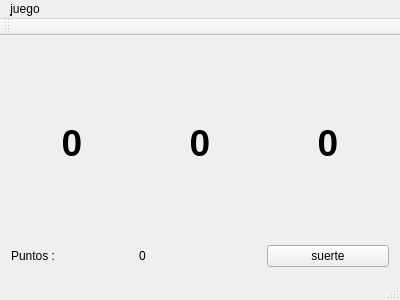
<?xml version="1.0" encoding="UTF-8"?>
<ui version="4.0">
 <class>MainWindow</class>
 <widget class="QMainWindow" name="MainWindow">
  <property name="geometry">
   <rect>
    <x>0</x>
    <y>0</y>
    <width>400</width>
    <height>300</height>
   </rect>
  </property>
  <property name="windowTitle">
   <string>MainWindow</string>
  </property>
  <widget class="QWidget" name="centralWidget">
   <layout class="QGridLayout" name="gridLayout">
    <item row="0" column="2">
     <widget class="QLabel" name="label_2">
      <property name="palette">
       <palette>
        <active>
         <colorrole role="WindowText">
          <brush brushstyle="SolidPattern">
           <color alpha="255">
            <red>0</red>
            <green>0</green>
            <blue>0</blue>
           </color>
          </brush>
         </colorrole>
         <colorrole role="Button">
          <brush brushstyle="SolidPattern">
           <color alpha="255">
            <red>243</red>
            <green>1</green>
            <blue>12</blue>
           </color>
          </brush>
         </colorrole>
         <colorrole role="Light">
          <brush brushstyle="SolidPattern">
           <color alpha="255">
            <red>255</red>
            <green>110</green>
            <blue>117</blue>
           </color>
          </brush>
         </colorrole>
         <colorrole role="Midlight">
          <brush brushstyle="SolidPattern">
           <color alpha="255">
            <red>249</red>
            <green>55</green>
            <blue>64</blue>
           </color>
          </brush>
         </colorrole>
         <colorrole role="Dark">
          <brush brushstyle="SolidPattern">
           <color alpha="255">
            <red>121</red>
            <green>0</green>
            <blue>6</blue>
           </color>
          </brush>
         </colorrole>
         <colorrole role="Mid">
          <brush brushstyle="SolidPattern">
           <color alpha="255">
            <red>162</red>
            <green>0</green>
            <blue>8</blue>
           </color>
          </brush>
         </colorrole>
         <colorrole role="Text">
          <brush brushstyle="SolidPattern">
           <color alpha="255">
            <red>0</red>
            <green>0</green>
            <blue>0</blue>
           </color>
          </brush>
         </colorrole>
         <colorrole role="BrightText">
          <brush brushstyle="SolidPattern">
           <color alpha="255">
            <red>255</red>
            <green>255</green>
            <blue>255</blue>
           </color>
          </brush>
         </colorrole>
         <colorrole role="ButtonText">
          <brush brushstyle="SolidPattern">
           <color alpha="255">
            <red>0</red>
            <green>0</green>
            <blue>0</blue>
           </color>
          </brush>
         </colorrole>
         <colorrole role="Base">
          <brush brushstyle="SolidPattern">
           <color alpha="255">
            <red>255</red>
            <green>255</green>
            <blue>255</blue>
           </color>
          </brush>
         </colorrole>
         <colorrole role="Window">
          <brush brushstyle="SolidPattern">
           <color alpha="255">
            <red>243</red>
            <green>1</green>
            <blue>12</blue>
           </color>
          </brush>
         </colorrole>
         <colorrole role="Shadow">
          <brush brushstyle="SolidPattern">
           <color alpha="255">
            <red>0</red>
            <green>0</green>
            <blue>0</blue>
           </color>
          </brush>
         </colorrole>
         <colorrole role="AlternateBase">
          <brush brushstyle="SolidPattern">
           <color alpha="255">
            <red>249</red>
            <green>128</green>
            <blue>133</blue>
           </color>
          </brush>
         </colorrole>
         <colorrole role="ToolTipBase">
          <brush brushstyle="SolidPattern">
           <color alpha="255">
            <red>255</red>
            <green>255</green>
            <blue>220</blue>
           </color>
          </brush>
         </colorrole>
         <colorrole role="ToolTipText">
          <brush brushstyle="SolidPattern">
           <color alpha="255">
            <red>0</red>
            <green>0</green>
            <blue>0</blue>
           </color>
          </brush>
         </colorrole>
        </active>
        <inactive>
         <colorrole role="WindowText">
          <brush brushstyle="SolidPattern">
           <color alpha="255">
            <red>0</red>
            <green>0</green>
            <blue>0</blue>
           </color>
          </brush>
         </colorrole>
         <colorrole role="Button">
          <brush brushstyle="SolidPattern">
           <color alpha="255">
            <red>243</red>
            <green>1</green>
            <blue>12</blue>
           </color>
          </brush>
         </colorrole>
         <colorrole role="Light">
          <brush brushstyle="SolidPattern">
           <color alpha="255">
            <red>255</red>
            <green>110</green>
            <blue>117</blue>
           </color>
          </brush>
         </colorrole>
         <colorrole role="Midlight">
          <brush brushstyle="SolidPattern">
           <color alpha="255">
            <red>249</red>
            <green>55</green>
            <blue>64</blue>
           </color>
          </brush>
         </colorrole>
         <colorrole role="Dark">
          <brush brushstyle="SolidPattern">
           <color alpha="255">
            <red>121</red>
            <green>0</green>
            <blue>6</blue>
           </color>
          </brush>
         </colorrole>
         <colorrole role="Mid">
          <brush brushstyle="SolidPattern">
           <color alpha="255">
            <red>162</red>
            <green>0</green>
            <blue>8</blue>
           </color>
          </brush>
         </colorrole>
         <colorrole role="Text">
          <brush brushstyle="SolidPattern">
           <color alpha="255">
            <red>0</red>
            <green>0</green>
            <blue>0</blue>
           </color>
          </brush>
         </colorrole>
         <colorrole role="BrightText">
          <brush brushstyle="SolidPattern">
           <color alpha="255">
            <red>255</red>
            <green>255</green>
            <blue>255</blue>
           </color>
          </brush>
         </colorrole>
         <colorrole role="ButtonText">
          <brush brushstyle="SolidPattern">
           <color alpha="255">
            <red>0</red>
            <green>0</green>
            <blue>0</blue>
           </color>
          </brush>
         </colorrole>
         <colorrole role="Base">
          <brush brushstyle="SolidPattern">
           <color alpha="255">
            <red>255</red>
            <green>255</green>
            <blue>255</blue>
           </color>
          </brush>
         </colorrole>
         <colorrole role="Window">
          <brush brushstyle="SolidPattern">
           <color alpha="255">
            <red>243</red>
            <green>1</green>
            <blue>12</blue>
           </color>
          </brush>
         </colorrole>
         <colorrole role="Shadow">
          <brush brushstyle="SolidPattern">
           <color alpha="255">
            <red>0</red>
            <green>0</green>
            <blue>0</blue>
           </color>
          </brush>
         </colorrole>
         <colorrole role="AlternateBase">
          <brush brushstyle="SolidPattern">
           <color alpha="255">
            <red>249</red>
            <green>128</green>
            <blue>133</blue>
           </color>
          </brush>
         </colorrole>
         <colorrole role="ToolTipBase">
          <brush brushstyle="SolidPattern">
           <color alpha="255">
            <red>255</red>
            <green>255</green>
            <blue>220</blue>
           </color>
          </brush>
         </colorrole>
         <colorrole role="ToolTipText">
          <brush brushstyle="SolidPattern">
           <color alpha="255">
            <red>0</red>
            <green>0</green>
            <blue>0</blue>
           </color>
          </brush>
         </colorrole>
        </inactive>
        <disabled>
         <colorrole role="WindowText">
          <brush brushstyle="SolidPattern">
           <color alpha="255">
            <red>121</red>
            <green>0</green>
            <blue>6</blue>
           </color>
          </brush>
         </colorrole>
         <colorrole role="Button">
          <brush brushstyle="SolidPattern">
           <color alpha="255">
            <red>243</red>
            <green>1</green>
            <blue>12</blue>
           </color>
          </brush>
         </colorrole>
         <colorrole role="Light">
          <brush brushstyle="SolidPattern">
           <color alpha="255">
            <red>255</red>
            <green>110</green>
            <blue>117</blue>
           </color>
          </brush>
         </colorrole>
         <colorrole role="Midlight">
          <brush brushstyle="SolidPattern">
           <color alpha="255">
            <red>249</red>
            <green>55</green>
            <blue>64</blue>
           </color>
          </brush>
         </colorrole>
         <colorrole role="Dark">
          <brush brushstyle="SolidPattern">
           <color alpha="255">
            <red>121</red>
            <green>0</green>
            <blue>6</blue>
           </color>
          </brush>
         </colorrole>
         <colorrole role="Mid">
          <brush brushstyle="SolidPattern">
           <color alpha="255">
            <red>162</red>
            <green>0</green>
            <blue>8</blue>
           </color>
          </brush>
         </colorrole>
         <colorrole role="Text">
          <brush brushstyle="SolidPattern">
           <color alpha="255">
            <red>121</red>
            <green>0</green>
            <blue>6</blue>
           </color>
          </brush>
         </colorrole>
         <colorrole role="BrightText">
          <brush brushstyle="SolidPattern">
           <color alpha="255">
            <red>255</red>
            <green>255</green>
            <blue>255</blue>
           </color>
          </brush>
         </colorrole>
         <colorrole role="ButtonText">
          <brush brushstyle="SolidPattern">
           <color alpha="255">
            <red>121</red>
            <green>0</green>
            <blue>6</blue>
           </color>
          </brush>
         </colorrole>
         <colorrole role="Base">
          <brush brushstyle="SolidPattern">
           <color alpha="255">
            <red>243</red>
            <green>1</green>
            <blue>12</blue>
           </color>
          </brush>
         </colorrole>
         <colorrole role="Window">
          <brush brushstyle="SolidPattern">
           <color alpha="255">
            <red>243</red>
            <green>1</green>
            <blue>12</blue>
           </color>
          </brush>
         </colorrole>
         <colorrole role="Shadow">
          <brush brushstyle="SolidPattern">
           <color alpha="255">
            <red>0</red>
            <green>0</green>
            <blue>0</blue>
           </color>
          </brush>
         </colorrole>
         <colorrole role="AlternateBase">
          <brush brushstyle="SolidPattern">
           <color alpha="255">
            <red>243</red>
            <green>1</green>
            <blue>12</blue>
           </color>
          </brush>
         </colorrole>
         <colorrole role="ToolTipBase">
          <brush brushstyle="SolidPattern">
           <color alpha="255">
            <red>255</red>
            <green>255</green>
            <blue>220</blue>
           </color>
          </brush>
         </colorrole>
         <colorrole role="ToolTipText">
          <brush brushstyle="SolidPattern">
           <color alpha="255">
            <red>0</red>
            <green>0</green>
            <blue>0</blue>
           </color>
          </brush>
         </colorrole>
        </disabled>
       </palette>
      </property>
      <property name="font">
       <font>
        <pointsize>28</pointsize>
        <weight>75</weight>
        <bold>true</bold>
       </font>
      </property>
      <property name="text">
       <string>0</string>
      </property>
      <property name="alignment">
       <set>Qt::AlignCenter</set>
      </property>
     </widget>
    </item>
    <item row="1" column="0">
     <widget class="QLabel" name="label_4">
      <property name="text">
       <string>Puntos :</string>
      </property>
     </widget>
    </item>
    <item row="0" column="3">
     <widget class="QLabel" name="label_3">
      <property name="palette">
       <palette>
        <active>
         <colorrole role="WindowText">
          <brush brushstyle="SolidPattern">
           <color alpha="255">
            <red>0</red>
            <green>0</green>
            <blue>0</blue>
           </color>
          </brush>
         </colorrole>
         <colorrole role="Button">
          <brush brushstyle="SolidPattern">
           <color alpha="255">
            <red>243</red>
            <green>1</green>
            <blue>12</blue>
           </color>
          </brush>
         </colorrole>
         <colorrole role="Light">
          <brush brushstyle="SolidPattern">
           <color alpha="255">
            <red>255</red>
            <green>110</green>
            <blue>117</blue>
           </color>
          </brush>
         </colorrole>
         <colorrole role="Midlight">
          <brush brushstyle="SolidPattern">
           <color alpha="255">
            <red>249</red>
            <green>55</green>
            <blue>64</blue>
           </color>
          </brush>
         </colorrole>
         <colorrole role="Dark">
          <brush brushstyle="SolidPattern">
           <color alpha="255">
            <red>121</red>
            <green>0</green>
            <blue>6</blue>
           </color>
          </brush>
         </colorrole>
         <colorrole role="Mid">
          <brush brushstyle="SolidPattern">
           <color alpha="255">
            <red>162</red>
            <green>0</green>
            <blue>8</blue>
           </color>
          </brush>
         </colorrole>
         <colorrole role="Text">
          <brush brushstyle="SolidPattern">
           <color alpha="255">
            <red>0</red>
            <green>0</green>
            <blue>0</blue>
           </color>
          </brush>
         </colorrole>
         <colorrole role="BrightText">
          <brush brushstyle="SolidPattern">
           <color alpha="255">
            <red>255</red>
            <green>255</green>
            <blue>255</blue>
           </color>
          </brush>
         </colorrole>
         <colorrole role="ButtonText">
          <brush brushstyle="SolidPattern">
           <color alpha="255">
            <red>0</red>
            <green>0</green>
            <blue>0</blue>
           </color>
          </brush>
         </colorrole>
         <colorrole role="Base">
          <brush brushstyle="SolidPattern">
           <color alpha="255">
            <red>255</red>
            <green>255</green>
            <blue>255</blue>
           </color>
          </brush>
         </colorrole>
         <colorrole role="Window">
          <brush brushstyle="SolidPattern">
           <color alpha="255">
            <red>243</red>
            <green>1</green>
            <blue>12</blue>
           </color>
          </brush>
         </colorrole>
         <colorrole role="Shadow">
          <brush brushstyle="SolidPattern">
           <color alpha="255">
            <red>0</red>
            <green>0</green>
            <blue>0</blue>
           </color>
          </brush>
         </colorrole>
         <colorrole role="AlternateBase">
          <brush brushstyle="SolidPattern">
           <color alpha="255">
            <red>249</red>
            <green>128</green>
            <blue>133</blue>
           </color>
          </brush>
         </colorrole>
         <colorrole role="ToolTipBase">
          <brush brushstyle="SolidPattern">
           <color alpha="255">
            <red>255</red>
            <green>255</green>
            <blue>220</blue>
           </color>
          </brush>
         </colorrole>
         <colorrole role="ToolTipText">
          <brush brushstyle="SolidPattern">
           <color alpha="255">
            <red>0</red>
            <green>0</green>
            <blue>0</blue>
           </color>
          </brush>
         </colorrole>
        </active>
        <inactive>
         <colorrole role="WindowText">
          <brush brushstyle="SolidPattern">
           <color alpha="255">
            <red>0</red>
            <green>0</green>
            <blue>0</blue>
           </color>
          </brush>
         </colorrole>
         <colorrole role="Button">
          <brush brushstyle="SolidPattern">
           <color alpha="255">
            <red>243</red>
            <green>1</green>
            <blue>12</blue>
           </color>
          </brush>
         </colorrole>
         <colorrole role="Light">
          <brush brushstyle="SolidPattern">
           <color alpha="255">
            <red>255</red>
            <green>110</green>
            <blue>117</blue>
           </color>
          </brush>
         </colorrole>
         <colorrole role="Midlight">
          <brush brushstyle="SolidPattern">
           <color alpha="255">
            <red>249</red>
            <green>55</green>
            <blue>64</blue>
           </color>
          </brush>
         </colorrole>
         <colorrole role="Dark">
          <brush brushstyle="SolidPattern">
           <color alpha="255">
            <red>121</red>
            <green>0</green>
            <blue>6</blue>
           </color>
          </brush>
         </colorrole>
         <colorrole role="Mid">
          <brush brushstyle="SolidPattern">
           <color alpha="255">
            <red>162</red>
            <green>0</green>
            <blue>8</blue>
           </color>
          </brush>
         </colorrole>
         <colorrole role="Text">
          <brush brushstyle="SolidPattern">
           <color alpha="255">
            <red>0</red>
            <green>0</green>
            <blue>0</blue>
           </color>
          </brush>
         </colorrole>
         <colorrole role="BrightText">
          <brush brushstyle="SolidPattern">
           <color alpha="255">
            <red>255</red>
            <green>255</green>
            <blue>255</blue>
           </color>
          </brush>
         </colorrole>
         <colorrole role="ButtonText">
          <brush brushstyle="SolidPattern">
           <color alpha="255">
            <red>0</red>
            <green>0</green>
            <blue>0</blue>
           </color>
          </brush>
         </colorrole>
         <colorrole role="Base">
          <brush brushstyle="SolidPattern">
           <color alpha="255">
            <red>255</red>
            <green>255</green>
            <blue>255</blue>
           </color>
          </brush>
         </colorrole>
         <colorrole role="Window">
          <brush brushstyle="SolidPattern">
           <color alpha="255">
            <red>243</red>
            <green>1</green>
            <blue>12</blue>
           </color>
          </brush>
         </colorrole>
         <colorrole role="Shadow">
          <brush brushstyle="SolidPattern">
           <color alpha="255">
            <red>0</red>
            <green>0</green>
            <blue>0</blue>
           </color>
          </brush>
         </colorrole>
         <colorrole role="AlternateBase">
          <brush brushstyle="SolidPattern">
           <color alpha="255">
            <red>249</red>
            <green>128</green>
            <blue>133</blue>
           </color>
          </brush>
         </colorrole>
         <colorrole role="ToolTipBase">
          <brush brushstyle="SolidPattern">
           <color alpha="255">
            <red>255</red>
            <green>255</green>
            <blue>220</blue>
           </color>
          </brush>
         </colorrole>
         <colorrole role="ToolTipText">
          <brush brushstyle="SolidPattern">
           <color alpha="255">
            <red>0</red>
            <green>0</green>
            <blue>0</blue>
           </color>
          </brush>
         </colorrole>
        </inactive>
        <disabled>
         <colorrole role="WindowText">
          <brush brushstyle="SolidPattern">
           <color alpha="255">
            <red>121</red>
            <green>0</green>
            <blue>6</blue>
           </color>
          </brush>
         </colorrole>
         <colorrole role="Button">
          <brush brushstyle="SolidPattern">
           <color alpha="255">
            <red>243</red>
            <green>1</green>
            <blue>12</blue>
           </color>
          </brush>
         </colorrole>
         <colorrole role="Light">
          <brush brushstyle="SolidPattern">
           <color alpha="255">
            <red>255</red>
            <green>110</green>
            <blue>117</blue>
           </color>
          </brush>
         </colorrole>
         <colorrole role="Midlight">
          <brush brushstyle="SolidPattern">
           <color alpha="255">
            <red>249</red>
            <green>55</green>
            <blue>64</blue>
           </color>
          </brush>
         </colorrole>
         <colorrole role="Dark">
          <brush brushstyle="SolidPattern">
           <color alpha="255">
            <red>121</red>
            <green>0</green>
            <blue>6</blue>
           </color>
          </brush>
         </colorrole>
         <colorrole role="Mid">
          <brush brushstyle="SolidPattern">
           <color alpha="255">
            <red>162</red>
            <green>0</green>
            <blue>8</blue>
           </color>
          </brush>
         </colorrole>
         <colorrole role="Text">
          <brush brushstyle="SolidPattern">
           <color alpha="255">
            <red>121</red>
            <green>0</green>
            <blue>6</blue>
           </color>
          </brush>
         </colorrole>
         <colorrole role="BrightText">
          <brush brushstyle="SolidPattern">
           <color alpha="255">
            <red>255</red>
            <green>255</green>
            <blue>255</blue>
           </color>
          </brush>
         </colorrole>
         <colorrole role="ButtonText">
          <brush brushstyle="SolidPattern">
           <color alpha="255">
            <red>121</red>
            <green>0</green>
            <blue>6</blue>
           </color>
          </brush>
         </colorrole>
         <colorrole role="Base">
          <brush brushstyle="SolidPattern">
           <color alpha="255">
            <red>243</red>
            <green>1</green>
            <blue>12</blue>
           </color>
          </brush>
         </colorrole>
         <colorrole role="Window">
          <brush brushstyle="SolidPattern">
           <color alpha="255">
            <red>243</red>
            <green>1</green>
            <blue>12</blue>
           </color>
          </brush>
         </colorrole>
         <colorrole role="Shadow">
          <brush brushstyle="SolidPattern">
           <color alpha="255">
            <red>0</red>
            <green>0</green>
            <blue>0</blue>
           </color>
          </brush>
         </colorrole>
         <colorrole role="AlternateBase">
          <brush brushstyle="SolidPattern">
           <color alpha="255">
            <red>243</red>
            <green>1</green>
            <blue>12</blue>
           </color>
          </brush>
         </colorrole>
         <colorrole role="ToolTipBase">
          <brush brushstyle="SolidPattern">
           <color alpha="255">
            <red>255</red>
            <green>255</green>
            <blue>220</blue>
           </color>
          </brush>
         </colorrole>
         <colorrole role="ToolTipText">
          <brush brushstyle="SolidPattern">
           <color alpha="255">
            <red>0</red>
            <green>0</green>
            <blue>0</blue>
           </color>
          </brush>
         </colorrole>
        </disabled>
       </palette>
      </property>
      <property name="font">
       <font>
        <pointsize>28</pointsize>
        <weight>75</weight>
        <bold>true</bold>
       </font>
      </property>
      <property name="text">
       <string>0</string>
      </property>
      <property name="alignment">
       <set>Qt::AlignCenter</set>
      </property>
     </widget>
    </item>
    <item row="0" column="0">
     <widget class="QLabel" name="label">
      <property name="palette">
       <palette>
        <active>
         <colorrole role="WindowText">
          <brush brushstyle="SolidPattern">
           <color alpha="255">
            <red>0</red>
            <green>0</green>
            <blue>0</blue>
           </color>
          </brush>
         </colorrole>
         <colorrole role="Button">
          <brush brushstyle="SolidPattern">
           <color alpha="255">
            <red>243</red>
            <green>1</green>
            <blue>12</blue>
           </color>
          </brush>
         </colorrole>
         <colorrole role="Light">
          <brush brushstyle="SolidPattern">
           <color alpha="255">
            <red>255</red>
            <green>110</green>
            <blue>117</blue>
           </color>
          </brush>
         </colorrole>
         <colorrole role="Midlight">
          <brush brushstyle="SolidPattern">
           <color alpha="255">
            <red>249</red>
            <green>55</green>
            <blue>64</blue>
           </color>
          </brush>
         </colorrole>
         <colorrole role="Dark">
          <brush brushstyle="SolidPattern">
           <color alpha="255">
            <red>121</red>
            <green>0</green>
            <blue>6</blue>
           </color>
          </brush>
         </colorrole>
         <colorrole role="Mid">
          <brush brushstyle="SolidPattern">
           <color alpha="255">
            <red>162</red>
            <green>0</green>
            <blue>8</blue>
           </color>
          </brush>
         </colorrole>
         <colorrole role="Text">
          <brush brushstyle="SolidPattern">
           <color alpha="255">
            <red>0</red>
            <green>0</green>
            <blue>0</blue>
           </color>
          </brush>
         </colorrole>
         <colorrole role="BrightText">
          <brush brushstyle="SolidPattern">
           <color alpha="255">
            <red>255</red>
            <green>255</green>
            <blue>255</blue>
           </color>
          </brush>
         </colorrole>
         <colorrole role="ButtonText">
          <brush brushstyle="SolidPattern">
           <color alpha="255">
            <red>0</red>
            <green>0</green>
            <blue>0</blue>
           </color>
          </brush>
         </colorrole>
         <colorrole role="Base">
          <brush brushstyle="SolidPattern">
           <color alpha="255">
            <red>255</red>
            <green>255</green>
            <blue>255</blue>
           </color>
          </brush>
         </colorrole>
         <colorrole role="Window">
          <brush brushstyle="SolidPattern">
           <color alpha="255">
            <red>243</red>
            <green>1</green>
            <blue>12</blue>
           </color>
          </brush>
         </colorrole>
         <colorrole role="Shadow">
          <brush brushstyle="SolidPattern">
           <color alpha="255">
            <red>0</red>
            <green>0</green>
            <blue>0</blue>
           </color>
          </brush>
         </colorrole>
         <colorrole role="AlternateBase">
          <brush brushstyle="SolidPattern">
           <color alpha="255">
            <red>249</red>
            <green>128</green>
            <blue>133</blue>
           </color>
          </brush>
         </colorrole>
         <colorrole role="ToolTipBase">
          <brush brushstyle="SolidPattern">
           <color alpha="255">
            <red>255</red>
            <green>255</green>
            <blue>220</blue>
           </color>
          </brush>
         </colorrole>
         <colorrole role="ToolTipText">
          <brush brushstyle="SolidPattern">
           <color alpha="255">
            <red>0</red>
            <green>0</green>
            <blue>0</blue>
           </color>
          </brush>
         </colorrole>
        </active>
        <inactive>
         <colorrole role="WindowText">
          <brush brushstyle="SolidPattern">
           <color alpha="255">
            <red>0</red>
            <green>0</green>
            <blue>0</blue>
           </color>
          </brush>
         </colorrole>
         <colorrole role="Button">
          <brush brushstyle="SolidPattern">
           <color alpha="255">
            <red>243</red>
            <green>1</green>
            <blue>12</blue>
           </color>
          </brush>
         </colorrole>
         <colorrole role="Light">
          <brush brushstyle="SolidPattern">
           <color alpha="255">
            <red>255</red>
            <green>110</green>
            <blue>117</blue>
           </color>
          </brush>
         </colorrole>
         <colorrole role="Midlight">
          <brush brushstyle="SolidPattern">
           <color alpha="255">
            <red>249</red>
            <green>55</green>
            <blue>64</blue>
           </color>
          </brush>
         </colorrole>
         <colorrole role="Dark">
          <brush brushstyle="SolidPattern">
           <color alpha="255">
            <red>121</red>
            <green>0</green>
            <blue>6</blue>
           </color>
          </brush>
         </colorrole>
         <colorrole role="Mid">
          <brush brushstyle="SolidPattern">
           <color alpha="255">
            <red>162</red>
            <green>0</green>
            <blue>8</blue>
           </color>
          </brush>
         </colorrole>
         <colorrole role="Text">
          <brush brushstyle="SolidPattern">
           <color alpha="255">
            <red>0</red>
            <green>0</green>
            <blue>0</blue>
           </color>
          </brush>
         </colorrole>
         <colorrole role="BrightText">
          <brush brushstyle="SolidPattern">
           <color alpha="255">
            <red>255</red>
            <green>255</green>
            <blue>255</blue>
           </color>
          </brush>
         </colorrole>
         <colorrole role="ButtonText">
          <brush brushstyle="SolidPattern">
           <color alpha="255">
            <red>0</red>
            <green>0</green>
            <blue>0</blue>
           </color>
          </brush>
         </colorrole>
         <colorrole role="Base">
          <brush brushstyle="SolidPattern">
           <color alpha="255">
            <red>255</red>
            <green>255</green>
            <blue>255</blue>
           </color>
          </brush>
         </colorrole>
         <colorrole role="Window">
          <brush brushstyle="SolidPattern">
           <color alpha="255">
            <red>243</red>
            <green>1</green>
            <blue>12</blue>
           </color>
          </brush>
         </colorrole>
         <colorrole role="Shadow">
          <brush brushstyle="SolidPattern">
           <color alpha="255">
            <red>0</red>
            <green>0</green>
            <blue>0</blue>
           </color>
          </brush>
         </colorrole>
         <colorrole role="AlternateBase">
          <brush brushstyle="SolidPattern">
           <color alpha="255">
            <red>249</red>
            <green>128</green>
            <blue>133</blue>
           </color>
          </brush>
         </colorrole>
         <colorrole role="ToolTipBase">
          <brush brushstyle="SolidPattern">
           <color alpha="255">
            <red>255</red>
            <green>255</green>
            <blue>220</blue>
           </color>
          </brush>
         </colorrole>
         <colorrole role="ToolTipText">
          <brush brushstyle="SolidPattern">
           <color alpha="255">
            <red>0</red>
            <green>0</green>
            <blue>0</blue>
           </color>
          </brush>
         </colorrole>
        </inactive>
        <disabled>
         <colorrole role="WindowText">
          <brush brushstyle="SolidPattern">
           <color alpha="255">
            <red>121</red>
            <green>0</green>
            <blue>6</blue>
           </color>
          </brush>
         </colorrole>
         <colorrole role="Button">
          <brush brushstyle="SolidPattern">
           <color alpha="255">
            <red>243</red>
            <green>1</green>
            <blue>12</blue>
           </color>
          </brush>
         </colorrole>
         <colorrole role="Light">
          <brush brushstyle="SolidPattern">
           <color alpha="255">
            <red>255</red>
            <green>110</green>
            <blue>117</blue>
           </color>
          </brush>
         </colorrole>
         <colorrole role="Midlight">
          <brush brushstyle="SolidPattern">
           <color alpha="255">
            <red>249</red>
            <green>55</green>
            <blue>64</blue>
           </color>
          </brush>
         </colorrole>
         <colorrole role="Dark">
          <brush brushstyle="SolidPattern">
           <color alpha="255">
            <red>121</red>
            <green>0</green>
            <blue>6</blue>
           </color>
          </brush>
         </colorrole>
         <colorrole role="Mid">
          <brush brushstyle="SolidPattern">
           <color alpha="255">
            <red>162</red>
            <green>0</green>
            <blue>8</blue>
           </color>
          </brush>
         </colorrole>
         <colorrole role="Text">
          <brush brushstyle="SolidPattern">
           <color alpha="255">
            <red>121</red>
            <green>0</green>
            <blue>6</blue>
           </color>
          </brush>
         </colorrole>
         <colorrole role="BrightText">
          <brush brushstyle="SolidPattern">
           <color alpha="255">
            <red>255</red>
            <green>255</green>
            <blue>255</blue>
           </color>
          </brush>
         </colorrole>
         <colorrole role="ButtonText">
          <brush brushstyle="SolidPattern">
           <color alpha="255">
            <red>121</red>
            <green>0</green>
            <blue>6</blue>
           </color>
          </brush>
         </colorrole>
         <colorrole role="Base">
          <brush brushstyle="SolidPattern">
           <color alpha="255">
            <red>243</red>
            <green>1</green>
            <blue>12</blue>
           </color>
          </brush>
         </colorrole>
         <colorrole role="Window">
          <brush brushstyle="SolidPattern">
           <color alpha="255">
            <red>243</red>
            <green>1</green>
            <blue>12</blue>
           </color>
          </brush>
         </colorrole>
         <colorrole role="Shadow">
          <brush brushstyle="SolidPattern">
           <color alpha="255">
            <red>0</red>
            <green>0</green>
            <blue>0</blue>
           </color>
          </brush>
         </colorrole>
         <colorrole role="AlternateBase">
          <brush brushstyle="SolidPattern">
           <color alpha="255">
            <red>243</red>
            <green>1</green>
            <blue>12</blue>
           </color>
          </brush>
         </colorrole>
         <colorrole role="ToolTipBase">
          <brush brushstyle="SolidPattern">
           <color alpha="255">
            <red>255</red>
            <green>255</green>
            <blue>220</blue>
           </color>
          </brush>
         </colorrole>
         <colorrole role="ToolTipText">
          <brush brushstyle="SolidPattern">
           <color alpha="255">
            <red>0</red>
            <green>0</green>
            <blue>0</blue>
           </color>
          </brush>
         </colorrole>
        </disabled>
       </palette>
      </property>
      <property name="font">
       <font>
        <pointsize>28</pointsize>
        <weight>75</weight>
        <bold>true</bold>
       </font>
      </property>
      <property name="text">
       <string>0</string>
      </property>
      <property name="alignment">
       <set>Qt::AlignCenter</set>
      </property>
     </widget>
    </item>
    <item row="1" column="3">
     <widget class="QPushButton" name="pushButton">
      <property name="text">
       <string>suerte</string>
      </property>
     </widget>
    </item>
    <item row="1" column="2">
     <widget class="QLabel" name="label_5">
      <property name="text">
       <string>0</string>
      </property>
     </widget>
    </item>
   </layout>
  </widget>
  <widget class="QMenuBar" name="menuBar">
   <property name="geometry">
    <rect>
     <x>0</x>
     <y>0</y>
     <width>400</width>
     <height>23</height>
    </rect>
   </property>
   <widget class="QMenu" name="menujuego">
    <property name="title">
     <string>&amp;juego</string>
    </property>
    <addaction name="actionNuevo"/>
   </widget>
   <addaction name="menujuego"/>
  </widget>
  <widget class="QToolBar" name="mainToolBar">
   <attribute name="toolBarArea">
    <enum>TopToolBarArea</enum>
   </attribute>
   <attribute name="toolBarBreak">
    <bool>false</bool>
   </attribute>
  </widget>
  <widget class="QStatusBar" name="statusBar"/>
  <action name="actionNuevo">
   <property name="text">
    <string>&amp;Nuevo</string>
   </property>
  </action>
 </widget>
 <layoutdefault spacing="6" margin="11"/>
 <resources/>
 <connections/>
</ui>
